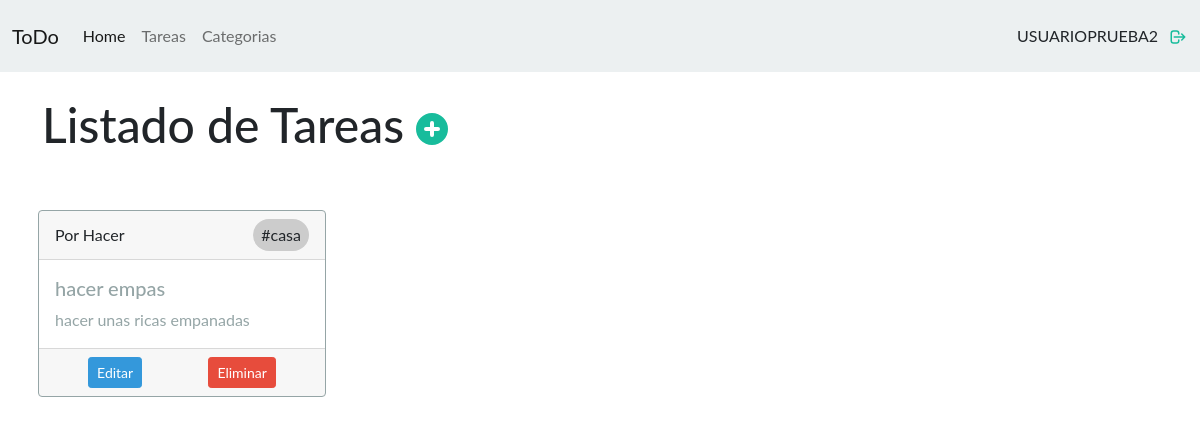
The page /tasks/ (signed in) on the database its author committed.
### apps/app/models.py (models this page shows, shortened)
class Task(models.Model):
    title=models.CharField(max_length=50)
    description=models.TextField()
    category=models.ForeignKey(Category, on_delete=models.PROTECT, null=False)
    owner=models.ForeignKey(User, on_delete=models.CASCADE, null=False, related_name='tasks')
    create_at=models.DateTimeField(auto_now_add=True)
    state=models.CharField(max_length=15,choices=options_state)

class Category(models.Model):
    name=models.CharField(max_length=50)
    description=models.TextField()
    def __str__(self):
        return self.name

### apps/app/views.py (the view)
# urls.py: path('tasks/', login_required(views.Tasks), name='tasks'),
def Tasks(request):
    current_user = request.user
    tasksList = current_user.tasks.all()
    return render(request, 'listTasks.html', { 'listTask': tasksList})

### apps/app/templates/listTasks.html
{% extends "./base.html" %}
{% block body %}
<div class="">
    <div class="d-flex align-items-center">
        <h1>Listado de Tareas</h1>
        <div class="mx-2">
            <a href="{% url 'addTask' %}">
            <svg xmlns="http://www.w3.org/2000/svg" class="" style="height: 40px;" viewBox="0 0 20 20" fill="currentColor">
                <path fill-rule="evenodd" d="M10 18a8 8 0 100-16 8 8 0 000 16zm1-11a1 1 0 10-2 0v2H7a1 1 0 100 2h2v2a1 1 0 102 0v-2h2a1 1 0 100-2h-2V7z" clip-rule="evenodd" />
              </svg>
            </a>
        </div>
    </div>
    {% if listTask %}
    <div class="row mt-5">
        {% for t in listTask %}
        <div class="card border-secondary mb-3 mx-2 p-0" style="max-width: 18rem;">
            <div class="card-header">
                <div class="d-flex align-items-center justify-content-between">
                    <div>{{ t.state }}</div>
                    <div class="p-1 rounded-pill px-2" style="background-color: #ccc;">#{{ t.category }}</div>
                </div>
            </div>
            <div class="card-body text-secondary">
              <h5 class="card-title">{{ t.title }}</h5>
              <p class="card-text">{{ t.description }}</p>
            </div>
            <div class="card-footer d-flex justify-content-around" style="bottom: 0px;" >
              <a href="{% url 'updateTask' t.id %}" class="btn btn-info btn-sm">Editar</a>
              <a href="{% url 'deleteTask' t.id %}" class="btn btn-danger btn-sm">Eliminar</a>
            </div>
          </div>
        {% endfor %}
    </div>
    {% else %}
    <div class="text-center mt-5">
        <p>TODAVIA NO HAY TAREAS CARGADAS</p>
    </div>
    {% endif %}
</div>
{% endblock %}

### apps/app/templates/navbar.html (shortened to what this page needs)
{% block nav %}
<nav class="navbar navbar-expand-lg navbar-light bg-light">
    <div class="container-fluid">
      <a class="navbar-brand" href="#">ToDo</a>
      <div class="collapse navbar-collapse" id="navbarTogglerDemo02">
        <ul class="navbar-nav me-auto mb-2 mb-lg-0">
          <li class="nav-item">
            <a class="nav-link active" aria-current="page" href="{% url 'home' %}">Home</a>
          </li>
          <li class="nav-item {% if request.path == url %}active{% endif %}">
            <a href="{% url 'tasks' %}" class="nav-link">Tareas</a>
          </li>
          <li class="nav-item {% if request.path == url %}active{% endif %}">
            <a href="{% url 'categories' %}" class="nav-link ">Categorias</a>
          </li>
        </ul>
        <div class="d-flex">
            {% if user.is_authenticated %}
            <span class="text-uppercase">{{ user.username }}</span>
            <a style="margin-left: 10px; padding-bottom: 1px;"  href="{% url 'logout' %}">
                <svg height="18px" width="20px" fill="none" stroke="currentColor" viewBox="0 0 24 24" xmlns="http://www.w3.org/2000/svg">
                    <path stroke-linecap="round" stroke-linejoin="round" stroke-width="2" d="M17 16l4-4m0 0l-4-4m4 4H7m6 4v1a3 3 0 01-3 3H6a3 3 0 01-3-3V7a3 3 0 013-3h4a3 3 0 013 3v1">
                    </path>
                </svg>
            </a>
            {% else %}
              <a class="btn btn-info" href="{% url 'login' %}">Iniciar Sesion</a>
            {% endif %}
        </div>
      </div>
    </div>
  </nav>
{% endblock %}

### rows shown on the page
Task: state "Por Hacer", category "casa", title "hacer empas", description "hacer unas ricas empanadas"

### other values the page prints
{{ user.username }} "USUARIOPRUEBA2"
